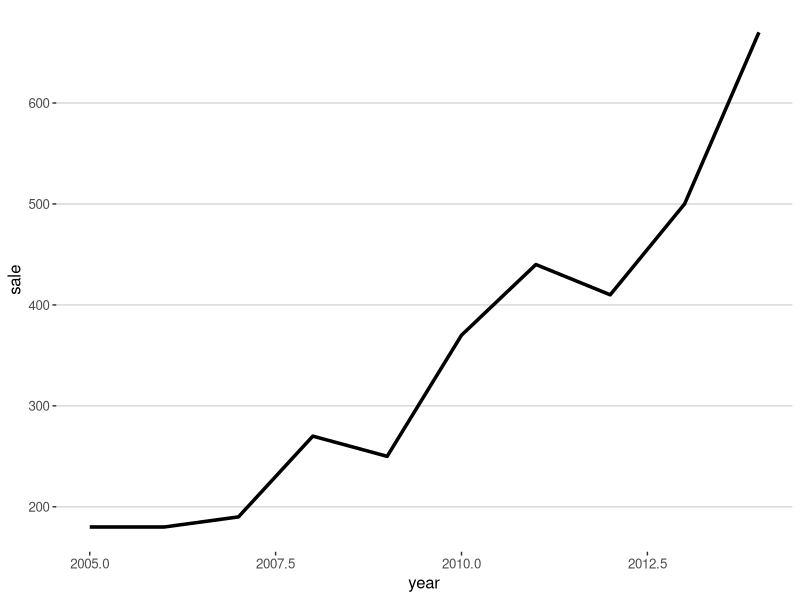
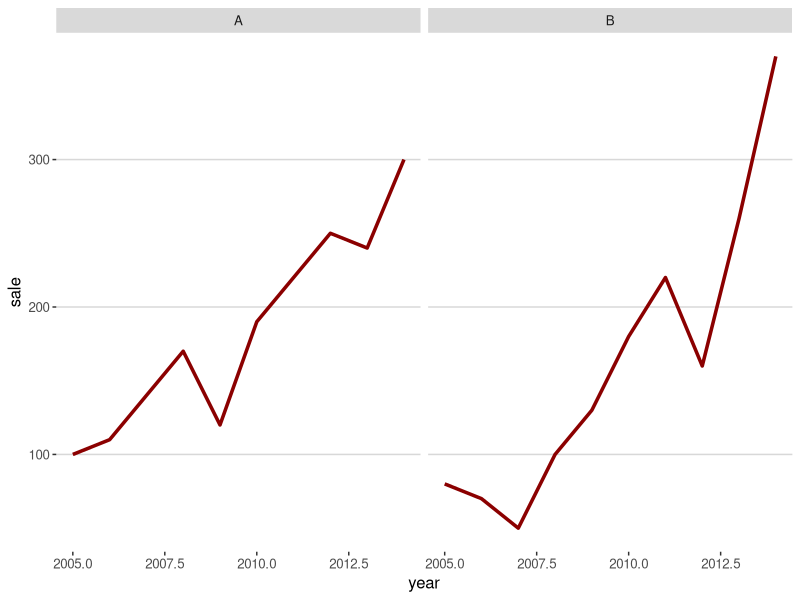
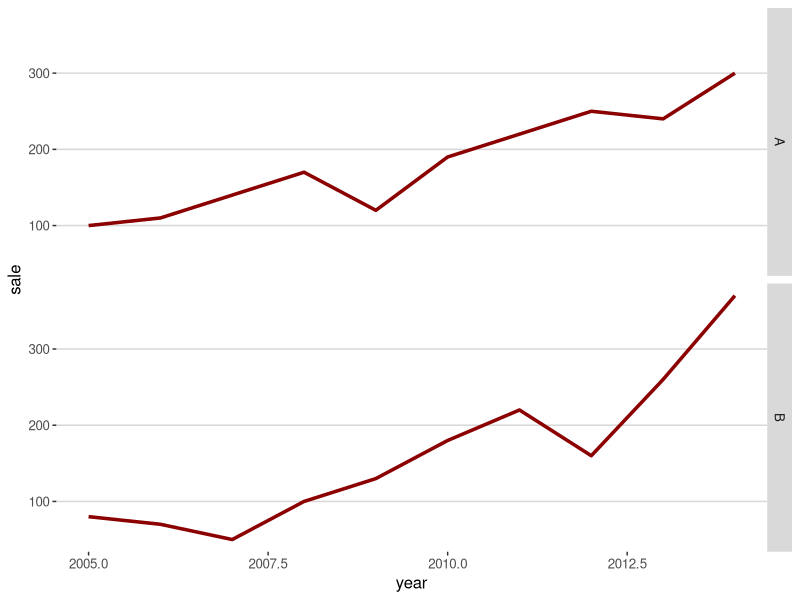
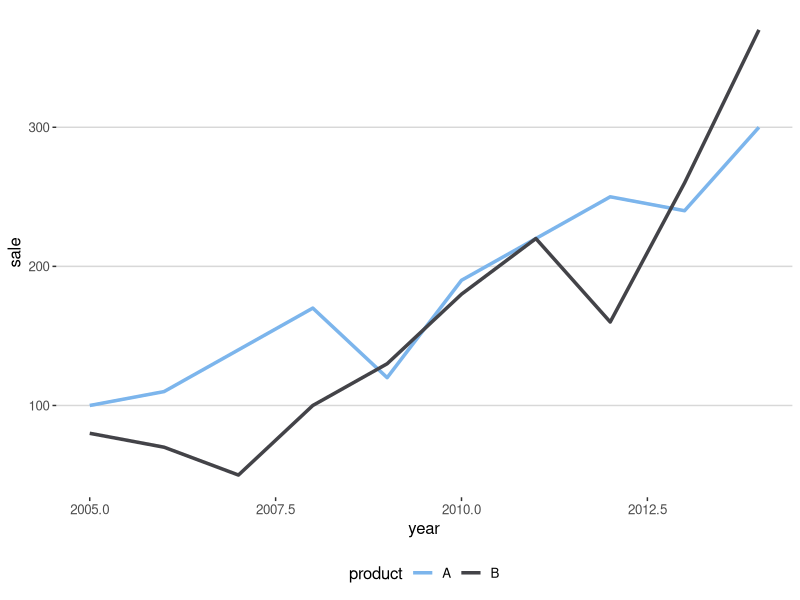
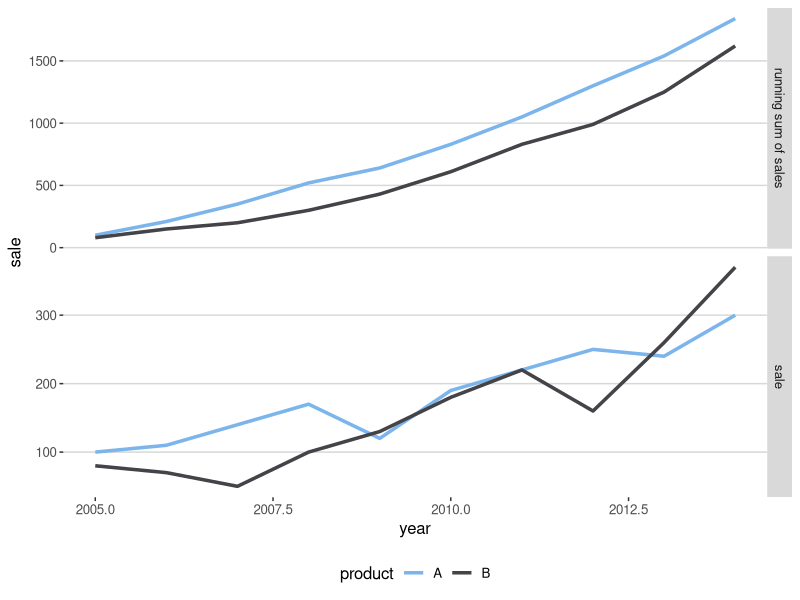
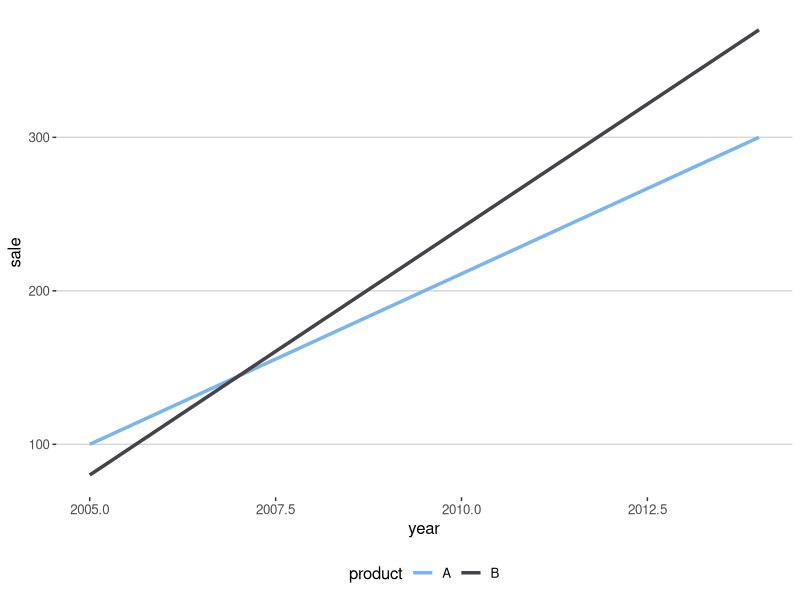
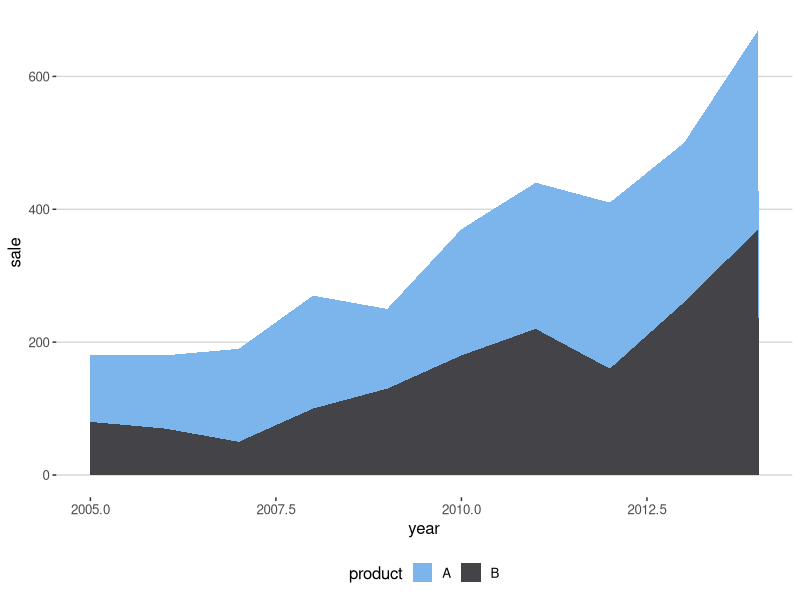
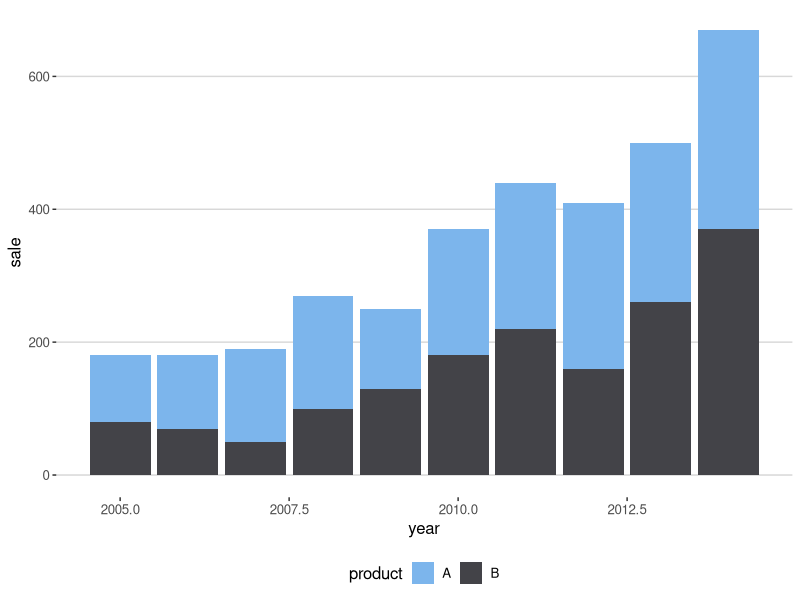

Here is the R script that generated these plots, in order:
#' ---
#' title: "ggplot2 version for 'Which chart should you use to show this data?'"
#' author: "Joshua Kunst"
#' output: 
#'  html_document: 
#'    keep_md: yes
#' ---

#+ fig.width=10, fig.height=5

#' [This post](http://gravyanecdote.com/visual-analytics/which-chart-should-you-use-to-show-this-data/) show
#' different ways to plot a *simple* data. The video uses tableau software and just for fun and learn we 
#' try to replicate all the plots in the ggplot's way.

#' In all this plots you can omit the themes (like this code: `theme_hc() + scale_colour_hc()`)

#+ message=FALSE, warning=FALSE
library("dplyr")
library("tidyr")
library("ggplot2")
library("ggthemes")
library("lubridate")

#' # The data and other stuff
data <- data_frame(year = 2005:2014,
                   A = c(100, 110, 140, 170, 120, 190, 220, 250, 240, 300),
                   B = c(80, 70, 50, 100, 130, 180, 220, 160, 260, 370))

head(data)

#' The data will be easier to plot (this is a subjetive opinion) if we *tidier it a little bit*

data2 <- data %>% gather(product, sale, -year)

head(data2)

#' # Plots
data3 <- data2 %>%
  group_by(year) %>% 
  summarise(sale = sum(sale))

ggplot(data3) + 
  geom_line(aes(x = year, y = sale), size = 1.2) + 
  theme_hc() + scale_colour_hc() 


ggplot(data2) +
  geom_line(aes(x = year, y = sale), size = 1.2, color = "darkred") + 
  facet_grid(~product) +
  theme_hc() + scale_colour_hc() 


ggplot(data2) +
  geom_line(aes(x = year, y = sale), size = 1.2, color = "darkred") + 
  facet_grid(product ~ .) +
  theme_hc() + scale_colour_hc() 


ggplot(data2) +
  geom_line(aes(x = year, y = sale, color = product), size = 1.2) +
  theme_hc() + scale_colour_hc() 

data5 <- data2 %>% 
  group_by(product) %>%
  arrange(product) %>% 
  mutate(sale = cumsum(sale))

data6 <- rbind(data2 %>% mutate(value = "sale"),
               data5 %>% mutate(value = "running sum of sales"))

ggplot(data6) + 
  geom_line(aes(x = year, y = sale, color = product), size = 1.2) +
  facet_grid(value ~ ., scales = "free_y") +
  theme_hc() + scale_colour_hc() 



data4 <- data2 %>% filter(year %in% c(max(year), min(year)))

ggplot(data4) +
  geom_line(aes(x = year, y = sale, color = product), size = 1.2) +
  theme_hc() + scale_colour_hc() 


ggplot(data2) +
  geom_area(aes(x = year, y = sale, fill = product), size = 1.2) +
  theme_hc() + scale_fill_hc() 


ggplot(data2) +
  geom_bar(aes(x = year, y = sale, fill = product), stat = "identity") +
  theme_hc() + scale_fill_hc() 


ggplot(data2) +
  geom_bar(aes(x = year, y = sale, fill = product), stat = "identity", position = "dodge") +
  theme_hc() + scale_fill_hc() 
